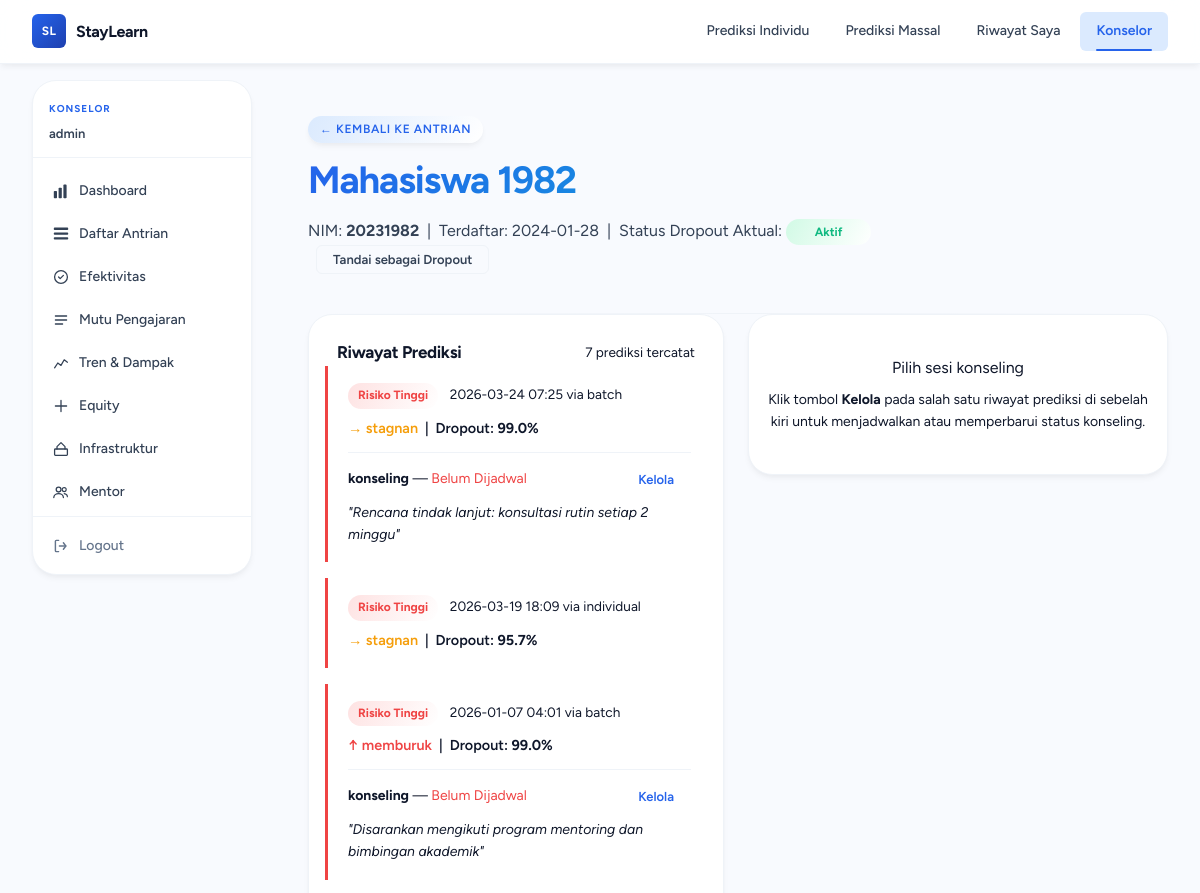
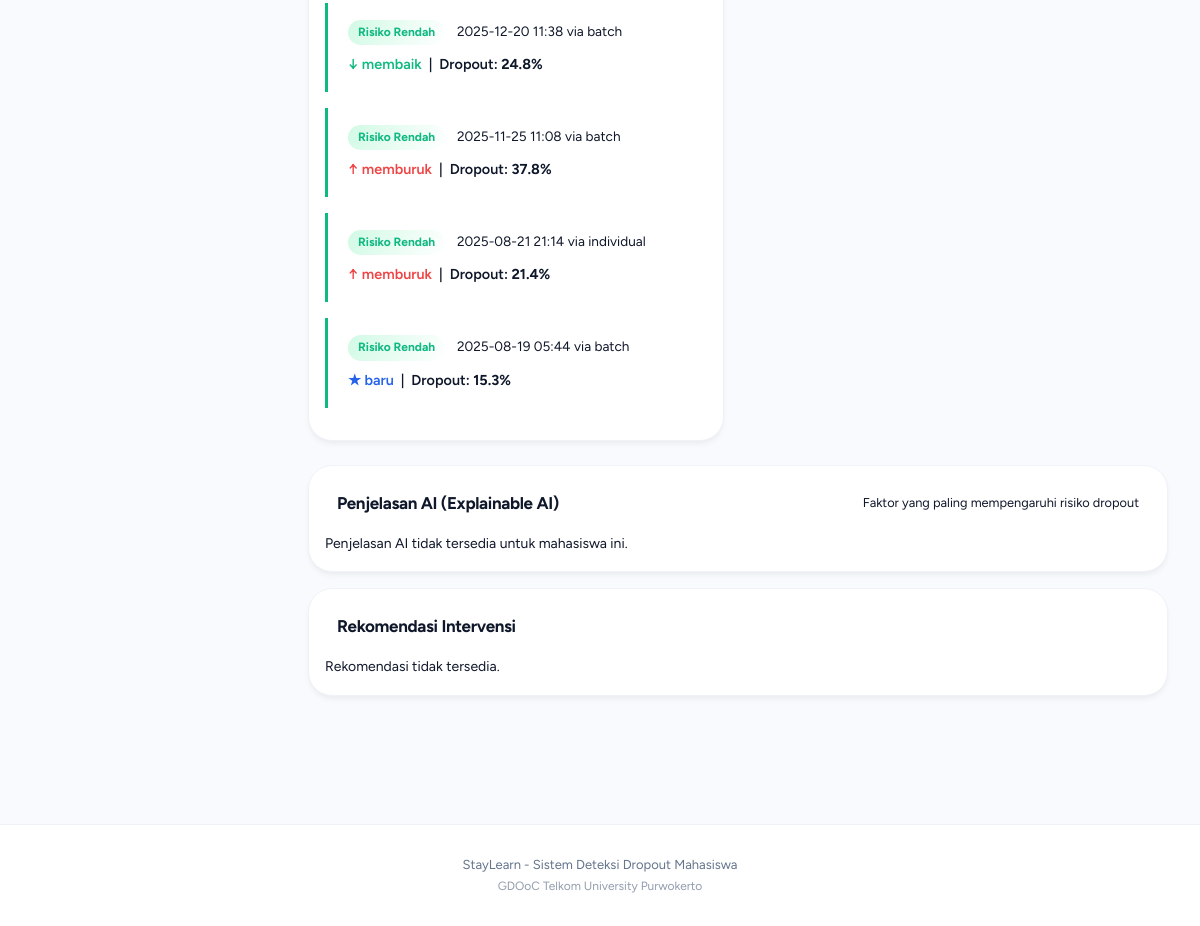
Page /konselor/mahasiswa/27 (signed in) on the committed database (2 pictures, top to bottom).
### tables this page shows
CREATE TABLE users (
    id         INTEGER PRIMARY KEY AUTOINCREMENT,
    username   TEXT UNIQUE NOT NULL,
    password   TEXT NOT NULL,
    created_at TEXT NOT NULL DEFAULT (datetime('now', 'localtime'))
);

CREATE TABLE students (
    id         INTEGER PRIMARY KEY AUTOINCREMENT,
    nim        TEXT    UNIQUE NOT NULL,
    nama       TEXT,
    created_at TEXT    NOT NULL DEFAULT (datetime('now', 'localtime'))
, actual_dropout INTEGER DEFAULT 0, birth_date TEXT, gender TEXT, disability_status INTEGER DEFAULT 0, indigenous INTEGER DEFAULT 0, conflict_affected INTEGER DEFAULT 0);

CREATE TABLE predictions (
    id           INTEGER PRIMARY KEY AUTOINCREMENT,
    student_id   INTEGER NOT NULL REFERENCES students(id) ON DELETE CASCADE,
    risk_level   TEXT    NOT NULL,
    p_dropout    REAL    NOT NULL,
    raw_features TEXT    NOT NULL,
    source       TEXT    NOT NULL DEFAULT 'individual',
    trajectory   TEXT    NOT NULL DEFAULT 'baru',
    predicted_at TEXT    NOT NULL DEFAULT (datetime('now', 'localtime'))
);

CREATE TABLE counseling_records (
    id            INTEGER PRIMARY KEY AUTOINCREMENT,
    student_id    INTEGER NOT NULL REFERENCES students(id) ON DELETE CASCADE,
    prediction_id INTEGER NOT NULL REFERENCES predictions(id) ON DELETE CASCADE,
    action_type   TEXT    NOT NULL DEFAULT 'konseling',
    status        TEXT    NOT NULL DEFAULT 'pending',
    scheduled_at  TEXT,
    completed_at  TEXT,
    notes         TEXT,
    created_at    TEXT    NOT NULL DEFAULT (datetime('now', 'localtime'))
, intervention_type TEXT DEFAULT 'umum');

### counselor_routes.py (the view)
@counselor_bp.route("/mahasiswa/<int:student_id>")
def student_detail(student_id):
    history = db.get_student_history(student_id)
    if history is None:
        return render_template("404.html"), 404
    return render_template("counselor/student.html", **history)

### templates/counselor/student.html (shortened to what this page needs)
{% extends "counselor/layout.html" %}
{% block counselor_content %}
<div class="page-hero">
  <div class="hero-inner">
    <div class="hero-badge">
      <a href="{{ url_for('counselor.dashboard') }}"
         style="color: inherit; text-decoration: none">← Kembali ke Antrian</a>
    </div>
    <h1 class="hero-title">{{ student.nama or 'Mahasiswa Tanpa Nama' }}</h1>
    <p class="hero-desc">
      NIM: <strong>{{ student.nim }}</strong> &nbsp;|&nbsp;
      Terdaftar: {{ student.created_at[:10] }}
      &nbsp;|&nbsp;
      Status Dropout Aktual:
      <span id="actual-dropout-status" class="risk-tag {{ 'tinggi' if student.actual_dropout else 'rendah' }}">
        {{ 'Dropout' if student.actual_dropout else 'Aktif' }}
      </span>
      <button id="btn-toggle-dropout" class="btn btn-sm btn-outline" style="margin-left: 0.5rem;">
        Tandai sebagai {{ 'Aktif' if student.actual_dropout else 'Dropout' }}
      </button>
    </p>
  </div>
</div>
<div class="layout-two-col">
  <div>
    <div class="card">
      <div class="card-header">
        <h2 class="card-title">Riwayat Prediksi</h2>
        <span style="font-size: 0.85rem; color: var(--color-text-muted)">
          {{ predictions|length }} prediksi tercatat
        </span>
      </div>
      {% if predictions %}
      <div style="padding: 0 1rem 1rem">
        {% for pred in predictions %}
        <div style="
          border-left: 3px solid {{
            '#EF4444' if pred.risk_level == 'tinggi' else
            ('#F59E0B' if pred.risk_level == 'sedang' else '#10B981')
          }};
          padding: 1rem 1rem 1rem 1.25rem;
          margin-bottom: 1rem;
          background: var(--color-surface);
          border-radius: 0 8px 8px 0;
        ">
          <div style="
            display: flex;
            justify-content: space-between;
            align-items: flex-start;
            flex-wrap: wrap;
            gap: 0.5rem;
          ">
            <div>
              <span class="risk-tag {{ pred.risk_level }}" style="margin-right: 0.5rem">
                {{ 'Risiko Tinggi' if pred.risk_level == 'tinggi' else
                   ('Risiko Sedang' if pred.risk_level == 'sedang' else 'Risiko Rendah') }}
              </span>
              <span style="font-size: 0.85rem; color: var(--color-text-muted)">
                {{ pred.predicted_at[:16] }} via {{ pred.source }}
              </span>
            </div>
            <div style="font-size: 0.9rem; font-weight: 600">
              {% set traj_color = {
                'memburuk': '#EF4444',
                'stagnan':  '#F59E0B',
                'membaik':  '#10B981',
                'baru':     'var(--color-primary)'
              } %}
              {% set traj_icon = {
                'memburuk': '↑',
                'stagnan':  '→',
                'membaik':  '↓',
                'baru':     '★'
              } %}
              <span style="color:{{ traj_color.get(pred.trajectory, '#64748B') }};">
                {{ traj_icon.get(pred.trajectory, '') }} {{ pred.trajectory }}
              </span>
              &nbsp;|&nbsp; Dropout:
              <strong>{{ "%.1f"|format(pred.p_dropout * 100) }}%</strong>
            </div>
          </div>
          {% if pred.counseling_id %}
          <div style="
            margin-top: 0.75rem;
            padding-top: 0.75rem;
            border-top: 1px solid var(--color-border);
            font-size: 0.875rem;
          ">
            <div style="
              display: flex;
              justify-content: space-between;
              align-items: center;
              flex-wrap: wrap;
              gap: 0.5rem;
            ">
              <span>
                <strong>{{ pred.action_type }}</strong> —
                <span
                  id="status-label-{{ pred.counseling_id }}"
                  style="color:{{
                    '#10B981' if pred.counseling_status == 'done' else
                    ('var(--color-primary)' if pred.counseling_status == 'scheduled' else
                    ('#EF4444' if pred.counseling_status == 'pending' else '#64748B'))
                  }};"
                >
                  {% if pred.counseling_status == 'pending' %}
                    Belum Dijadwal
                  {% elif pred.counseling_status == 'scheduled' %}
                    Dijadwal: {{ pred.scheduled_at[:16] if pred.scheduled_at else '-' }}
                  {% elif pred.counseling_status == 'done' %}
                    Selesai: {{ pred.completed_at[:10] if pred.completed_at else '-' }}
                  {% else %}
                    Dilewati
                  {% endif %}
                </span>
              </span>
              {% if pred.counseling_status not in ('done', 'skipped') %}
              <button
                class="btn btn-sm btn-ghost"
                data-open-panel
                data-counseling-id="{{ pred.counseling_id }}"
                data-counseling-status="{{ pred.counseling_status }}"
                id="btn-{{ pred.counseling_id }}"
              >
                Kelola
              </button>
              {% endif %}
            </div>
            {% if pred.notes %}
            <div style="
              margin-top: 0.5rem;
              color: var(--color-text-muted);
              font-style: italic;
            ">
              "{{ pred.notes }}"
            </div>
            {% endif %}
          </div>
          {% endif %}
        </div>
        {% endfor %}
      </div>
      {% else %}
      <div style="padding: 2rem; text-align: center; color: var(--color-text-muted)">
        Belum ada prediksi tercatat untuk mahasiswa ini.
      </div>
      {% endif %}
    </div>
  </div>
  <div>
    <div id="panel-placeholder" class="card"
         style="text-align: center; padding: 2.5rem 1rem; color: var(--color-text-muted);">
      <p style="font-size: 1rem; margin-bottom: 0.5rem">Pilih sesi konseling</p>
      <p style="font-size: 0.875rem">
        Klik tombol <strong>Kelola</strong> pada salah satu riwayat prediksi di
        sebelah kiri untuk menjadwalkan atau memperbarui status konseling.
      </p>
    </div>
  </div>
</div>
<div style="margin-top:1.5rem;">
  <div class="card" style="margin-bottom:1rem;" id="xai-card">
    <div class="card-header">
      <h2 class="card-title">Penjelasan AI (Explainable AI)</h2>
      <span style="font-size:0.8rem; color:var(--color-text-muted);">
        Faktor yang paling mempengaruhi risiko dropout
      </span>
    </div>
    <div id="xai-error" style="display:none; padding:1rem; font-size:0.875rem; color:var(--color-text-muted);">
      Penjelasan AI tidak tersedia untuk mahasiswa ini.
    </div>
  </div>
  <div class="card" id="rec-card">
    <div class="card-header">
      <h2 class="card-title">Rekomendasi Intervensi</h2>
    </div>
    <div id="rec-error" style="display:none; padding:1rem; font-size:0.875rem; color:var(--color-text-muted);">
      Rekomendasi tidak tersedia.
    </div>
  </div>
</div>
{% endblock %}

### templates/counselor/layout.html (shortened to what this page needs)
{% extends "base.html" %}
{% block content %}
<div class="cl-wrapper">
  <aside class="cl-sidebar" id="clSidebar" role="navigation" aria-label="Menu konselor">
    <div class="cl-sidebar-header">
      <span class="cl-sidebar-badge">Konselor</span>
      <span class="cl-sidebar-user">{{ current_user.username }}</span>
    </div>
    <nav class="cl-nav">
      <a href="{{ url_for('counselor.analytics') }}"
         class="cl-nav-item {% if request.endpoint == 'counselor.analytics' %}is-active{% endif %}">
        Dashboard
      </a>
      <a href="{{ url_for('counselor.dashboard') }}"
         class="cl-nav-item {% if request.endpoint == 'counselor.dashboard' %}is-active{% endif %}">
        Daftar Antrian
      </a>
      <a href="{{ url_for('counselor.effectiveness') }}"
         class="cl-nav-item {% if request.endpoint == 'counselor.effectiveness' %}is-active{% endif %}">
        <svg class="cl-nav-icon" viewBox="0 0 20 20" fill="none" xmlns="http://www.w3.org/2000/svg"
             aria-hidden="true">
          <circle cx="10" cy="10" r="8" stroke="currentColor" stroke-width="1.6"/>
          <path d="M7 10l2 2 4-4" stroke="currentColor" stroke-width="1.6"
                stroke-linecap="round" stroke-linejoin="round"/>
        </svg>
        Efektivitas
      </a>
      <a href="{{ url_for('counselor.teacher_analytics') }}"
         class="cl-nav-item {% if request.endpoint == 'counselor.teacher_analytics' %}is-active{% endif %}">
        <svg class="cl-nav-icon" viewBox="0 0 20 20" fill="none" xmlns="http://www.w3.org/2000/svg"
             aria-hidden="true">
          <path d="M3 5h14M3 10h14M3 15h9" stroke="currentColor" stroke-width="1.6"
                stroke-linecap="round"/>
        </svg>
        Mutu Pengajaran
      </a>
      <a href="{{ url_for('counselor.trends') }}"
         class="cl-nav-item {% if request.endpoint == 'counselor.trends' %}is-active{% endif %}">
        <svg class="cl-nav-icon" viewBox="0 0 20 20" fill="none" xmlns="http://www.w3.org/2000/svg" aria-hidden="true">
          <polyline points="2,16 6,10 10,13 14,6 18,9" stroke="currentColor" stroke-width="1.6" stroke-linecap="round" stroke-linejoin="round" fill="none"/>
        </svg>
        Tren & Dampak
      </a>
      <a href="{{ url_for('counselor.equity') }}"
         class="cl-nav-item {% if request.endpoint == 'counselor.equity' %}is-active{% endif %}">
        <svg class="cl-nav-icon" viewBox="0 0 20 20" fill="none" xmlns="http://www.w3.org/2000/svg" aria-hidden="true">
          <path d="M3 10h14M10 3v14" stroke="currentColor" stroke-width="1.6" stroke-linecap="round"/>
        </svg>
        Equity
      </a>
      <a href="{{ url_for('counselor.infrastructure') }}"
         class="cl-nav-item {% if request.endpoint == 'counselor.infrastructure' %}is-active{% endif %}">
        Infrastruktur
      </a>
      <a href="{{ url_for('counselor.mentors') }}"
         class="cl-nav-item {% if request.endpoint == 'counselor.mentors' %}is-active{% endif %}">
        Mentor
      </a>
    </nav>
    <div class="cl-sidebar-footer">
      <form method="post"
            action="{{ url_for('counselor.logout') }}"
            class="cl-logout-form"
            id="logoutForm">
        <button type="submit" class="cl-nav-item cl-nav-logout">
          Logout
        </button>
      </form>
    </div>
  </aside>
  <main class="cl-main" id="clMain">
    {% block counselor_content %}{% endblock %}
  </main>
</div>
{% endblock %}

### rows in the picture
users: username "admin"
students: nim "20231982", created_at "2024-01-28", actual_dropout "Aktif", actual_dropout "Dropout"
counseling_records: predicted_at "2026-03-24 07:25", source "batch", trajectory "stagnan", action_type "konseling", status "Belum Dijadwal", notes "Rencana tindak lanjut: konsultasi rutin setiap 2 minggu"
predictions: risk_level "Risiko Tinggi", get "→", pred.p_dropout*100 "99.0"
predictions: risk_level "Risiko Tinggi", predicted_at "2026-03-19 18:09", source "individual", get "→", trajectory "stagnan", pred.p_dropout*100 "95.7"
counseling_records: predicted_at "2026-01-07 04:01", source "batch", trajectory "memburuk", action_type "konseling", status "Belum Dijadwal", notes "Disarankan mengikuti program mentoring dan bimbingan akademik"
predictions: risk_level "Risiko Tinggi", get "↑", pred.p_dropout*100 "99.0"
predictions: risk_level "Risiko Rendah", predicted_at "2025-12-20 11:38", source "batch", get "↓", trajectory "membaik", pred.p_dropout*100 "24.8"
predictions: risk_level "Risiko Rendah", predicted_at "2025-11-25 11:08", source "batch", get "↑", trajectory "memburuk", pred.p_dropout*100 "37.8"
predictions: risk_level "Risiko Rendah", predicted_at "2025-08-21 21:14", source "individual", get "↑", trajectory "memburuk", pred.p_dropout*100 "21.4"
predictions: risk_level "Risiko Rendah", predicted_at "2025-08-19 05:44", source "batch", get "★", trajectory "baru", pred.p_dropout*100 "15.3"

### other values in the picture
{{ predictions|length }} "7"
